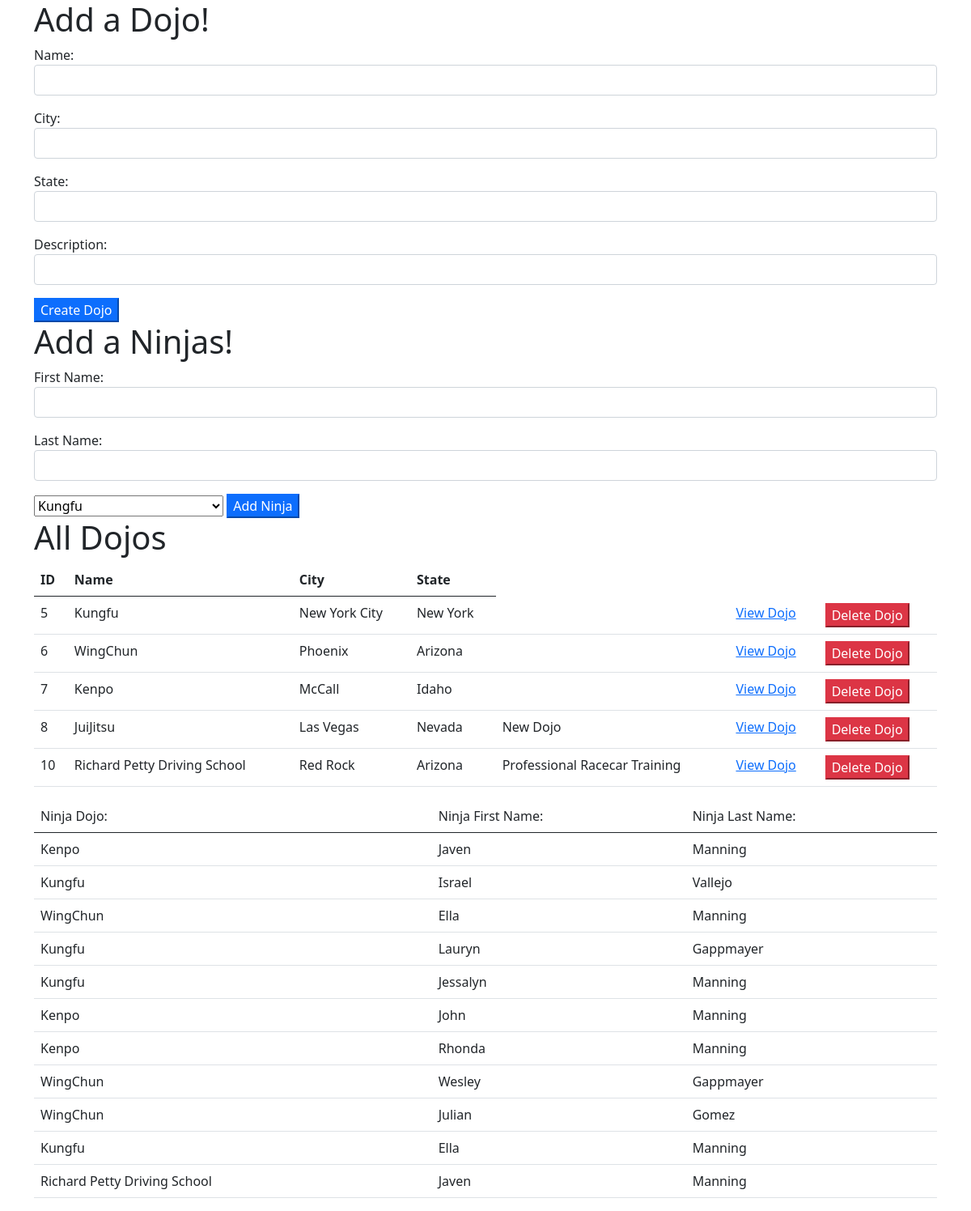
The page / on the database its author committed.
### mainApp/models.py (models this page shows)
class Dojo(models.Model):
    name = models.CharField(max_length = 255)
    city = models.CharField(max_length = 255)
    state = models.CharField(max_length = 255)
    desc = models.TextField()
    created_at = models.DateTimeField(auto_now_add = True)
    updated_at = models.DateTimeField(auto_now = True)

class Ninja(models.Model):
    dojo = models.ForeignKey(Dojo, related_name = "ninjas", on_delete = models.CASCADE)
    first_name = models.CharField(max_length = 255)
    last_name = models.CharField(max_length = 255)
    created_at = models.DateTimeField(auto_now_add = True)
    updated_at = models.DateTimeField(auto_now = True)

### mainApp/views.py (the view)
# urls.py: path('', views.index),
def index(request):
    context = {
        "dojos": Dojo.objects.all(),
        "ninjas": Ninja.objects.all()
    }
    return render(request, 'index.html', context)

### mainApp/templates/index.html (shortened to what this page needs)
<!DOCTYPE html>
<html lang="en">
<head>
    <link href="https://cdn.jsdelivr.net/npm/bootstrap@5.0.0-beta3/dist/css/bootstrap.min.css" rel="stylesheet">
</head>
<body>
    <div class="container">
        <div>
            <div>
                <h1>Add a Dojo!</h1>
                <form action="/dojo/create" method="POST">
                    <p>
                        Name:
                        <input class="form-control" type="text" name="dojo_name" id="">
                    </p>
                    <p>
                        City:
                        <input class="form-control" type="text" name="dojo_city" id="">
                    </p>
                    <p>
                        State:
                        <input class="form-control" type="text" name="dojo_state" id="">
                    </p>
                    <p>
                        Description:
                        <input class="form-control" type="text" name="dojo_desc" id="">
                    </p>
                    <button class="btn-primary" type="submit">Create Dojo</button>
                </form>
            </div>
            <div>
                <h1>Add a Ninjas!</h1>
                <form action="/ninja/create" method="POST">
                    <p>
                        First Name:
                        <input class="form-control" type="text" name="first_name" id="">
                    </p>
                    <p>
                        Last Name:
                        <input class="form-control" type="text" name="last_name" id="">
                    </p>
                    <select name="dojo_id" id="">
                        {% for dojo in dojos %}
                            <option value="{{ dojo.id }}">{{ dojo.name }}</option>
                        {% endfor %}
                    </select>
                    <button class="btn-primary" type="submit">Add Ninja</button>
                </form>
            </div>
        </div>
        <div>
            <h1>All Dojos</h1>
            <table class="table">
                <thead>
                    <tr>
                        <th>ID</th>
                        <th>Name</th>
                        <th>City</th>
                        <th>State</th>
                    </tr>
                </thead>
                <tbody>
                    {% for dojo in dojos %}
                        <tr>
                            <td>{{ dojo.id }}</td>
                            <td>{{ dojo.name }}</td>
                            <td>{{ dojo.city }}</td>
                            <td>{{ dojo.state }}</td>
                            <td>{{ dojo.desc }}</td>
                            <td><a href="/dojos/{{ dojo.id }}">View Dojo</a></td>
                            <td>
                                <form action="/dojo/delete" method="POST">
                                    <button class="btn-danger" type="submit">Delete Dojo</button>
                                </form>
                            </td>
                        </tr>
                        {% endfor %}
                </tbody>
            </table>
            <table class="table">
                <thead>
                    <tr>
                        <td>Ninja Dojo:</td>
                        <td>Ninja First Name:</td>
                        <td>Ninja Last Name:</td>
                    </tr>
                </thead>
                <tbody>
                    {% for ninja in ninjas %}
                    <tr>
                        <td>{{ ninja.dojo.name }}</td>
                        <td>{{ ninja.first_name }}</td>
                        <td>{{ ninja.last_name }}</td>
                    </tr>
                    {% endfor %}
                </tbody>
            </table>
        </div>
    </div>
</body>
</html>

### rows shown on the page
Dojo: id "5", name "Kungfu", city "New York City", state "New York"
Dojo: id "6", name "WingChun", city "Phoenix", state "Arizona"
Dojo: id "7", name "Kenpo", city "McCall", state "Idaho"
Dojo: id "8", name "JuiJitsu", city "Las Vegas", state "Nevada", desc "New Dojo"
Dojo: id "10", name "Richard Petty Driving School", city "Red Rock", state "Arizona", desc "Professional Racecar Training"
Ninja: dojo.name "Kenpo", first_name "Javen", last_name "Manning"
Ninja: dojo.name "Kungfu", first_name "Israel", last_name "Vallejo"
Ninja: dojo.name "WingChun", first_name "Ella", last_name "Manning"
Ninja: dojo.name "Kungfu", first_name "Lauryn", last_name "Gappmayer"
Ninja: dojo.name "Kungfu", first_name "Jessalyn", last_name "Manning"
Ninja: dojo.name "Kenpo", first_name "John", last_name "Manning"
Ninja: dojo.name "Kenpo", first_name "Rhonda", last_name "Manning"
Ninja: dojo.name "WingChun", first_name "Wesley", last_name "Gappmayer"
Ninja: dojo.name "WingChun", first_name "Julian", last_name "Gomez"
Ninja: dojo.name "Kungfu", first_name "Ella", last_name "Manning"
Ninja: dojo.name "Richard Petty Driving School", first_name "Javen", last_name "Manning"

### other values the page prints
form field dojo_id "Kungfu"
